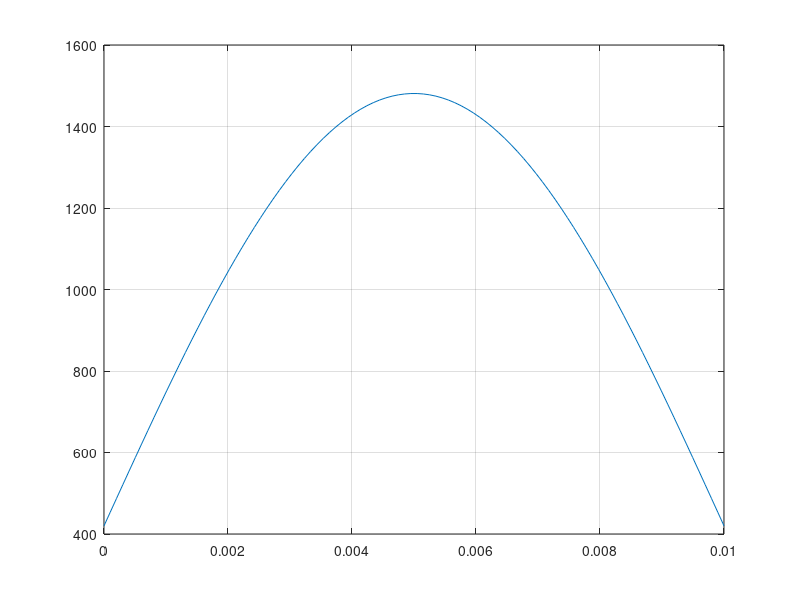

MATLAB code to generate this figure:
% clear 
% close
% Set maximum number of partial sums
nmax = 40;
C=300;
alpha=1;
L = 0.01;
% Initialize domain
x = linspace(0,L,100);
% Plot initial condition
Tw = 420;
Tinf = 300;
k = 4.5;
h = 25000;
q = 300E6/(2/pi);
% T = Tw + ((4*(L^2)*q*cos((pi*x)/(2*L))/((pi^2)*k))); %From -L to L
T = Tw + (((L^2)*q*sin((pi*x)/(L))/((pi^2)*k)));       %From 0 to L

% T =Tw-((4*(L^2)*q*cos((pi*x)/(2*L))/((pi^2)*k)))-(h*(x+L)*(Tw-Tinf)/k)-((2*L*q*(x+L)/(pi*k)));
plot(x,T)
grid on